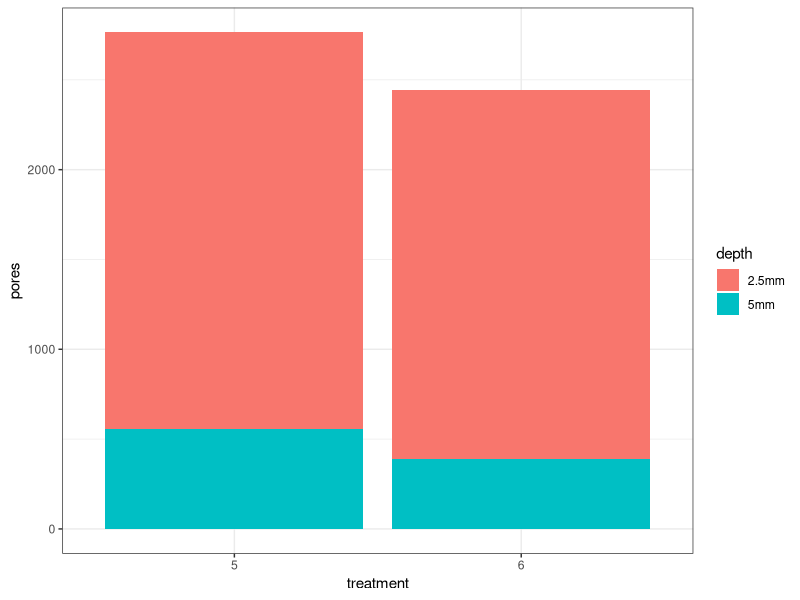
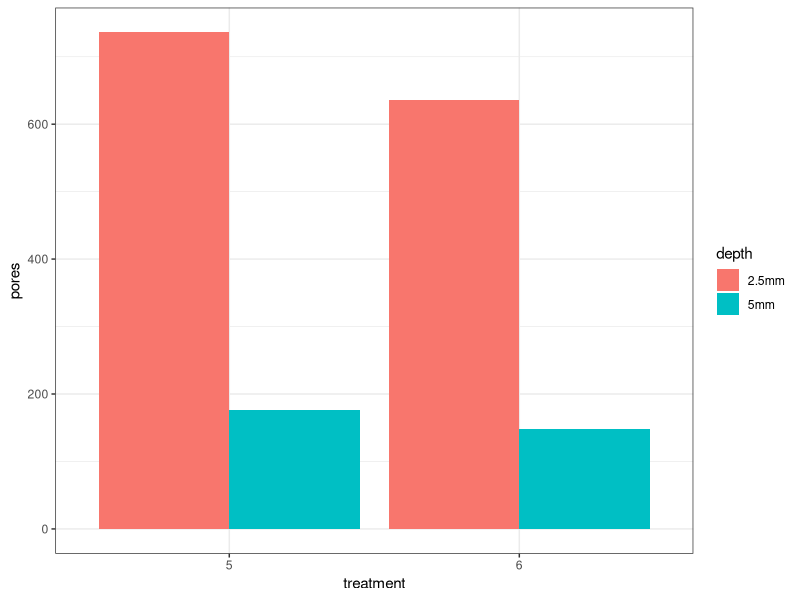
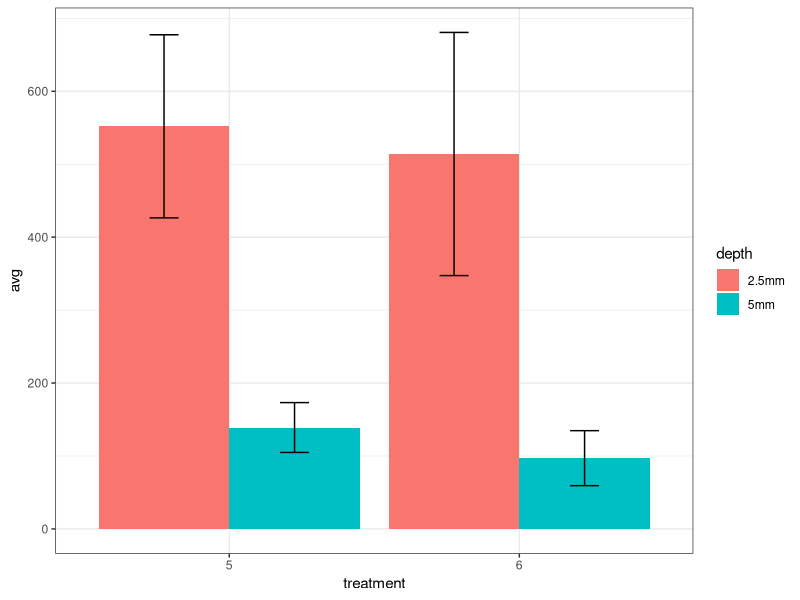
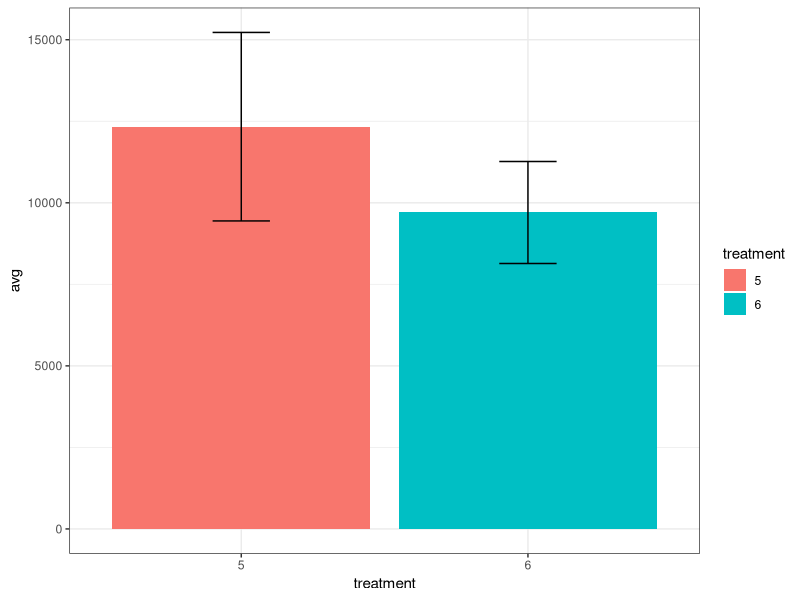
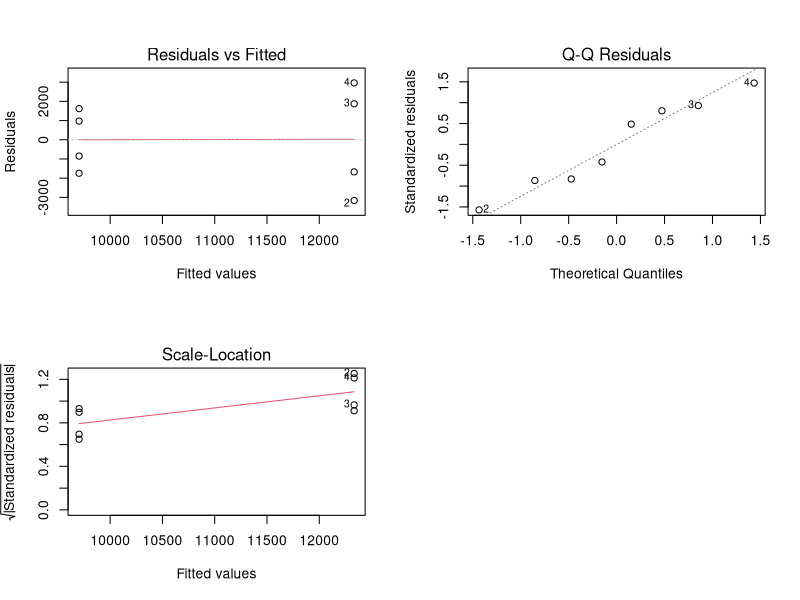
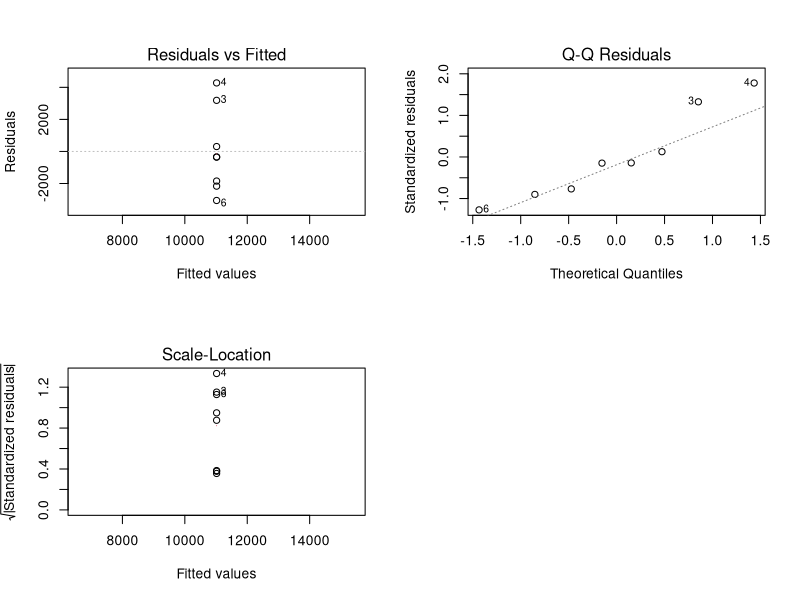

Recreate these plots in R, in order.
library(tidyverse)
library(readxl)
library(lme4)

#biopores
biopore <- read_excel("data_Trial_C_2020_05_12.xlsx", 
                      sheet = "biopores")

#changing the dataframe into something i can work with :D
biopore[12:21] <- NULL
biopore[6] <- NULL

biopore <- transform(biopore, treatment = as.factor(treatment))

names(biopore)[8] <- "2.5mm"
names(biopore)[9] <- "5mm"

#creating a new dataframe with data that i can plot
f <- filter(biopore, treatment == 5)
s <- filter(biopore, treatment == 6)

df <- bind_rows(f, s)

df2 <- select(df, "treatment", "2.5mm", "5mm")

df2 <- gather(df2, "2.5mm", "5mm", key = "depth", value = "pores")

#plotting
ggplot(df2, aes(x = treatment, y = pores, fill = depth)) +
  geom_bar(stat = "identity") + 
  theme_bw()

ggplot(df2, aes(x = treatment, y = pores, fill = depth)) +
  geom_bar(stat = "identity", position = position_dodge()) + 
  theme_bw()

ms <- df2 %>% group_by(treatment, depth) %>% summarise(avg = mean(pores), sd = sd(pores))

ggplot(ms, aes(x = treatment, y = avg, fill = depth)) +
  geom_bar(stat = "identity", position = position_dodge()) + 
  geom_errorbar(aes(ymin = avg-sd, ymax = avg+sd), width=.2,
                position=position_dodge(.9)) +
  theme_bw()
#-> not finished but i guess this should be enough to see where i want to go with it. Is this ok?

#dry matter
Rohdaten_shoot <- read.csv2("precrop data C.csv")

ms1 <- Rohdaten_shoot %>% group_by(treatment) %>% summarise(avg = mean(DM_mean), sd = sd(DM_mean))

ms2 <- filter(ms1, treatment == 5)
ms3 <- filter(ms1, treatment == 6)

ms1 <- bind_rows(ms2, ms3)

ms1 <- transform(ms1, treatment = as.factor(treatment))

ggplot(ms1, aes(x = treatment, y = avg, fill = treatment)) +
  geom_bar(stat = "identity", position = position_dodge()) + 
  geom_errorbar(aes(ymin = avg-sd, ymax = avg+sd), width=.2,
                position=position_dodge(.9)) +
  theme_bw()
#we could also visualize this as a table i think

#statistical analysis
#checking for normality
q <- filter(Rohdaten_shoot, treatment == 5)
w <- filter(Rohdaten_shoot, treatment == 6)

qw <- bind_rows(q, w)

ms1 <- transform(ms1, treatment = as.factor(treatment))

shapiro.test(q$DM_mean)
shapiro.test(w$DM_mean)

#one factorial anova
model1 <- lm(DM_mean ~ treatment, data = qw)
model2 <- lm(DM_mean ~ 1, data = qw)

par(mfrow = c(2, 2))
plot(model1)
plot(model2)
par(mfrow = c(1, 1))
#shapiro test suggests that the data is not normal distributed, 
#based on the results of the normalqq-plot i would say that it is though.

anova(model1, model2)
#model1 is better than model2 -> treatment has an impact on DM_mean,
#which however is not significant

#t-test
t.test(q$DM_mean, w$DM_mean)
#p=0.16 -> similar results as in the one factorial anova

#two factorial anova, introducing fieldrep as a random factor (not sure if this makes too much sense
#since the sample size of fieldrep is only 2)
model1 <- lmer(DM_mean ~ treatment + (1|fieldrep), data = qw)
summary(model1)
#the variance dependent on fieldrep is much higher than the residual variance, the
#variance dependent on fieldrep appears to be significantly different from zero

confint(model1, parm = "sd_(Intercept)|fieldrep", level=0.95, 
        method = "profile", oldNames = F)
#Conclusion: The confidence interval for the standard deviation does not include zero; 
#-> reject the null hypothesis that the variance is zero.
#a significant effect of fieldrep on the DM_mean can be shown 

model2 <- lmer(DM_mean ~ (1|fieldrep), data = qw)
summary(model1)

anova(model1, model2)
#model1 is the better model
#p-value: 0.01052 -> after removing the effect of fieldrep on DM_mean, it can be shown, that
#treatments have a significant effect on DM_mean
####










